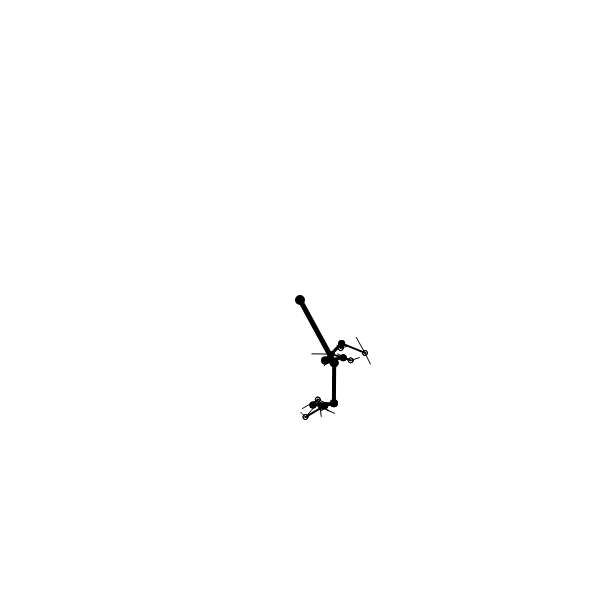
Frame 1 (no input)
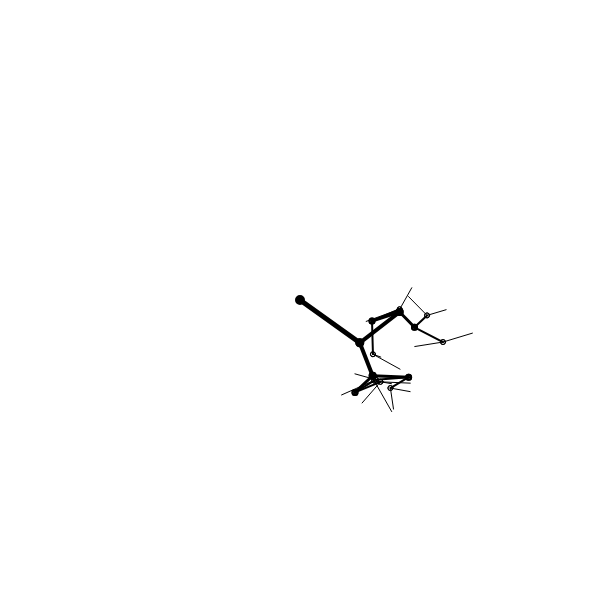
Frame 60 (no input)
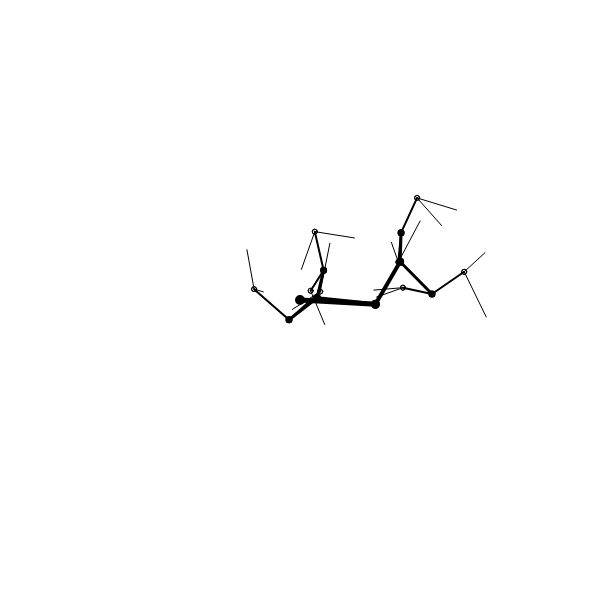
Frame 120 (the mouse pressed at the canvas centre since frame 60)

The p5.js sketch that drew these frames (run headless with seeded random() and noise() and a simulated clock; from frame 60 on, the mouse is pressed at the canvas centre):

// p5.js sketch
// ── sketch.js
let maxLevels = 5;
let numChildren = 2;
let _trunk;
let noiseVal = 0.0;
let noiseIncrement = 0.01;

class Branch {
  constructor(lev, idx, ex, why) {
    this.x = 0;
    this.y = 0;
    this.endx = 0;
    this.endy = 0;
    this.level = lev;
    this.idx = idx;
    this.children = [];

    this.strokeW = (1 - 1 / this.level) * 25;
    this.alph = 255 / this.level;
    this.len = (1 / this.level) * random(100);
    this.rot = random(360);
    this.lenChange = random(10) - 10;
    this.rotChange = random(10) - 10;

    this.update(ex, why);

    if (this.level < maxLevels) {
      for (let i = 0; i < numChildren; i++) {
        this.children.push(new Branch(this.level + 1, i, this.endx, this.endy));
      }
    }
  }

  draw() {
    strokeWeight(maxLevels - this.level + 1);
    line(this.x, this.y, this.endx, this.endy);
    ellipse(this.x, this.y, 5, 5);
    this.children.forEach((child) => {
      child.draw();
    });
  }

  update(ex, why) {
    this.x = ex;
    this.y = why;

    this.rot += this.rotChange;
    this.rot = this.rot > 360 ? (this.root < 0 ? 360 : 0) : this.rot;

    this.len -= (this.lenChange * 1) / this.len;
    this.lenChange *= this.len < 0 ? -1 : this.len > 200 ? -1 : 1;

    let radian = radians(this.rot);
    this.endx = this.x + this.len * cos(radian);
    this.endy = this.y + this.len * sin(radian);

    this.children.forEach((child) => child.update(this.endx, this.endy));
  }
}

function setup() {
  createCanvas(600, 600);
  background(255);
  noFill();
  smooth();

  if (frameCount > 100) {
    noLoop();
  }

  _trunk = new Branch(1, 0, width / 2, 50);
}

function draw() {
  noiseVal += noiseIncrement;
  background(255);
  _trunk.update(width / 2, height / 2);
  _trunk.draw(width / 2, height / 2);
}
